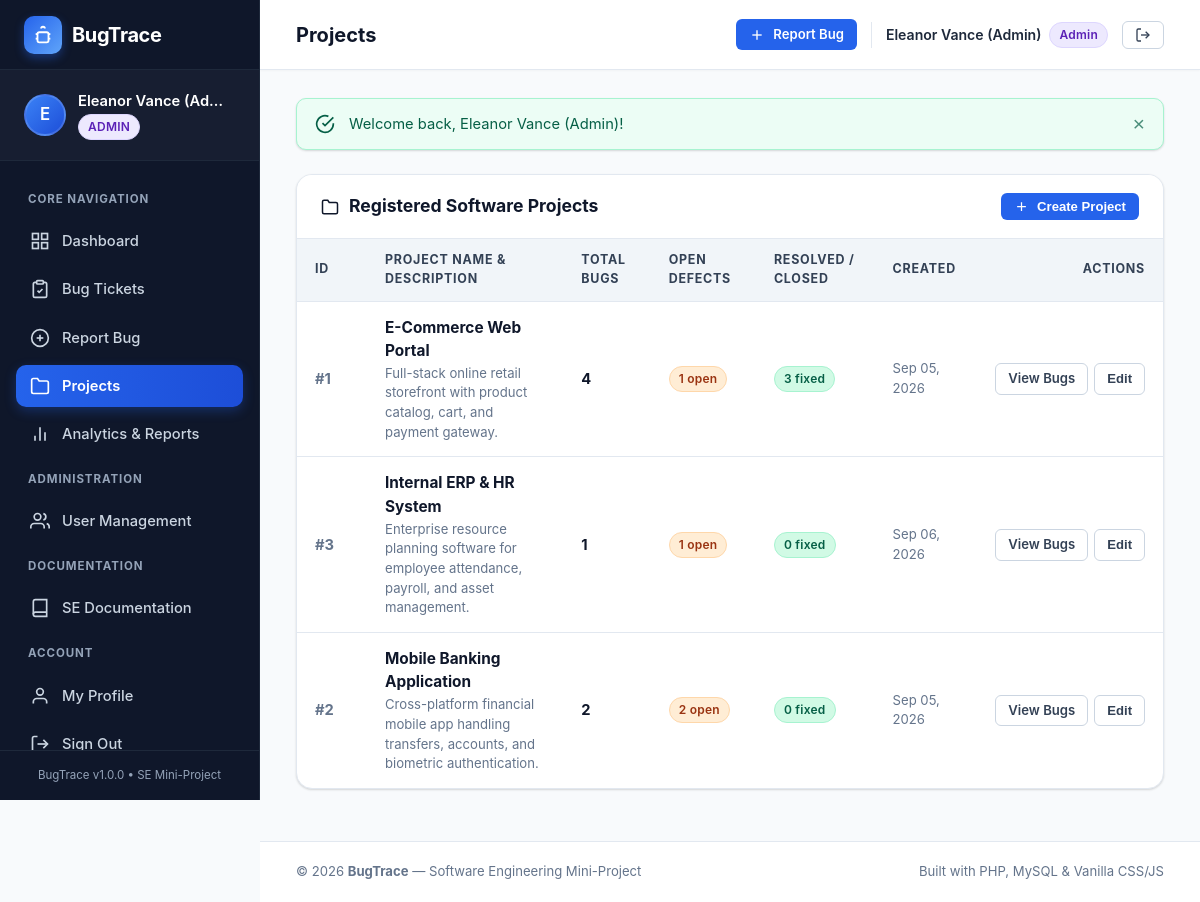
/projects.php (signed in), run on the app's committed database.
### tables this page shows
CREATE TABLE `projects` (
  `id` INT AUTO_INCREMENT PRIMARY KEY,
  `name` VARCHAR(150) NOT NULL,
  `description` TEXT NULL,
  `created_at` TIMESTAMP DEFAULT CURRENT_TIMESTAMP
);

### includes/auth.php (called while the page is built, shortened)
<?php
require_once __DIR__ . '/functions.php';
function is_logged_in(): bool {
    return !empty($_SESSION['user_id']) && !empty($_SESSION['user_role']);
}
function current_user(): ?array {
    return [
        'id'     => (int)$_SESSION['user_id'],
        'name'   => $_SESSION['user_name'] ?? 'User',
        'email'  => $_SESSION['user_email'] ?? '',
        'role'   => $_SESSION['user_role'] ?? 'tester',
        'status' => $_SESSION['user_status'] ?? 'active'
    ];
}

### projects.php (the view, shortened to what this page needs)
<?php
require_once __DIR__ . '/includes/auth.php';
require_once __DIR__ . '/includes/functions.php';
$db = get_db();
$projects = $db->query("
    SELECT
        p.*,
        COUNT(b.id) AS total_bugs,
        SUM(CASE WHEN b.status IN ('New', 'Assigned', 'In Progress', 'Reopened') THEN 1 ELSE 0 END) AS open_bugs,
        SUM(CASE WHEN b.status IN ('Fixed', 'Verified', 'Closed') THEN 1 ELSE 0 END) AS resolved_bugs
    FROM projects p
    LEFT JOIN bugs b ON p.id = b.project_id
    GROUP BY p.id
    ORDER BY p.name ASC
")->fetchAll();
require_once __DIR__ . '/includes/header.php';
?>
<div class="card" style="margin-bottom: 24px;">
    <div class="card-header">
        <h2 class="card-title">
            <svg width="18" height="18" fill="none" stroke="currentColor" stroke-width="2" viewBox="0 0 24 24"><path d="M22 19a2 2 0 0 1-2 2H4a2 2 0 0 1-2-2V5a2 2 0 0 1 2-2h5l2 3h9a2 2 0 0 1 2 2z"></path></svg>
            Registered Software Projects
        </h2>
        <?php if ($currentUser['role'] === 'admin'): ?>
            <button type="button" class="btn btn-primary btn-sm" onclick="openModal('create-project-modal')">
                <svg width="15" height="15" fill="none" stroke="currentColor" stroke-width="2" viewBox="0 0 24 24"><line x1="12" y1="5" x2="12" y2="19"></line><line x1="5" y1="12" x2="19" y2="12"></line></svg>
                Create Project
            </button>
        <?php endif; ?>
    </div>
    <div class="table-responsive">
        <table class="table">
            <thead>
                <tr>
                    <th style="width: 70px;">ID</th>
                    <th>Project Name &amp; Description</th>
                    <th>Total Bugs</th>
                    <th>Open Defects</th>
                    <th>Resolved / Closed</th>
                    <th>Created</th>
                    <th style="width: 150px; text-align: right;">Actions</th>
                </tr>
            </thead>
            <tbody>
                <?php if (empty($projects)): ?>
                    <tr>
                        <td colspan="7" style="text-align: center; padding: 36px; color: var(--slate-500);">
                            No projects registered yet.
                        </td>
                    </tr>
                <?php else: ?>
                    <?php foreach ($projects as $proj): ?>
                        <tr>
                            <td style="font-weight: 700; color: var(--slate-500);">#<?= (int)$proj['id']; ?></td>
                            <td>
                                <a href="<?= BASE_URL; ?>/bugs.php?project=<?= (int)$proj['id']; ?>" style="font-weight: 700; font-size: 0.96rem; color: var(--navy-900);">
                                    <?= e($proj['name']); ?>
                                </a>
                                <p style="font-size: 0.82rem; color: var(--slate-500); margin-top: 2px; max-width: 500px;">
                                    <?= e($proj['description'] ?: 'No description provided.'); ?>
                                </p>
                            </td>
                            <td style="font-weight: 700; color: var(--navy-900);">
                                <?= (int)$proj['total_bugs']; ?>
                            </td>
                            <td>
                                <span class="badge badge-priority-high">
                                    <?= (int)$proj['open_bugs']; ?> open
                                </span>
                            </td>
                            <td>
                                <span class="badge badge-status-fixed">
                                    <?= (int)$proj['resolved_bugs']; ?> fixed
                                </span>
                            </td>
                            <td style="font-size: 0.82rem; color: var(--slate-500);">
                                <?= time_ago($proj['created_at']); ?>
                            </td>
                            <td style="text-align: right;">
                                <div style="display: inline-flex; gap: 6px;">
                                    <a href="<?= BASE_URL; ?>/bugs.php?project=<?= (int)$proj['id']; ?>" class="btn btn-secondary btn-sm" title="View Bugs">
                                        View Bugs
                                    </a>
                                    <?php if ($currentUser['role'] === 'admin'): ?>
                                        <button type="button" class="btn btn-secondary btn-sm" onclick="editProject(<?= (int)$proj['id']; ?>, '<?= e(addslashes($proj['name'])); ?>', '<?= e(addslashes($proj['description'] ?? '')); ?>')">
                                            Edit
                                        </button>
                                    <?php endif; ?>
                                </div>
                            </td>
                        </tr>
                    <?php endforeach; ?>
                <?php endif; ?>
            </tbody>
        </table>
    </div>
</div>
<?php require_once __DIR__ . '/includes/footer.php'; ?>

### assets/css/style.css (style rules this page uses)
:root { --navy-950: #090d16; --navy-900: #0f172a; --navy-850: #162032; --navy-800: #1e293b; --navy-700: #334155; --navy-600: #475569; --blue-600: #2563eb; --blue-500: #3b82f6; --blue-400: #60a5fa; --blue-100: #dbeafe; --blue-50: #eff6ff; --slate-50: #f8fafc; --slate-100: #f1f5f9; --slate-200: #e2e8f0; --slate-300: #cbd5e1; --slate-400: #94a3b8; --slate-500: #64748b; --status-new: #3b82f6; --status-assigned: #6366f1; --status-progress: #f59e0b; --status-fixed: #10b981; --status-verified: #06b6d4; --status-reopened: #f43f5e; --status-closed: #64748b; --priority-critical: #e11d48; --priority-high: #f97316; --priority-medium: #3b82f6; --priority-low: #64748b; --sidebar-width: 260px; --topbar-height: 70px; --radius-sm: 6px; --radius-md: 10px; --radius-lg: 16px; --radius-full: 9999px; --shadow-sm: 0 1px 3px rgba(0, 0, 0, 0.05), 0 1px 2px rgba(0, 0, 0, 0.1); --shadow-md: 0 4px 6px -1px rgba(0, 0, 0, 0.07), 0 2px 4px -2px rgba(0, 0, 0, 0.05); --shadow-lg: 0 10px 15px -3px rgba(0, 0, 0, 0.08), 0 4px 6px -4px rgba(0, 0, 0, 0.05); --shadow-glow: 0 0 20px rgba(37, 99, 235, 0.25); --transition: all 0.2s cubic-bezier(0.4, 0, 0.2, 1); }
*, *::before, *::after { box-sizing: border-box; margin: 0; padding: 0; }
body { font-family: -apple-system, BlinkMacSystemFont, "Segoe UI", Roboto, "Helvetica Neue", Arial, sans-serif; background-color: var(--slate-50); color: var(--navy-900); line-height: 1.5; font-size: 0.95rem; min-height: 100vh; display: flex; flex-direction: column; }
a { color: var(--blue-600); text-decoration: none; transition: var(--transition); }
.btn { display: inline-flex; align-items: center; justify-content: center; gap: 8px; padding: 9px 18px; font-size: 0.9rem; font-weight: 600; border-radius: var(--radius-md); border: 1px solid transparent; cursor: pointer; transition: var(--transition); text-decoration: none; white-space: nowrap; }
.btn-primary { background-color: var(--blue-600); color: #ffffff; }
.btn-secondary { background-color: #ffffff; color: var(--navy-700); border-color: var(--slate-300); }
.btn-sm { padding: 5px 12px; font-size: 0.82rem; border-radius: var(--radius-sm); }
.card { background: #ffffff; border-radius: var(--radius-lg); border: 1px solid var(--slate-200); box-shadow: var(--shadow-sm); overflow: hidden; margin-bottom: 24px; transition: var(--transition); }
.card-header { padding: 18px 24px; border-bottom: 1px solid var(--slate-200); display: flex; align-items: center; justify-content: space-between; background-color: #ffffff; }
.card-title { font-size: 1.1rem; font-weight: 700; color: var(--navy-900); display: flex; align-items: center; gap: 10px; }
.table-responsive { width: 100%; overflow-x: auto; -webkit-overflow-scrolling: touch; }
.table { width: 100%; border-collapse: separate; border-spacing: 0; text-align: left; }
.table th { background-color: var(--slate-100); color: var(--navy-700); font-size: 0.78rem; font-weight: 700; text-transform: uppercase; letter-spacing: 0.06em; padding: 12px 18px; border-bottom: 1px solid var(--slate-200); }
.table td { padding: 14px 18px; font-size: 0.92rem; color: var(--navy-800); border-bottom: 1px solid var(--slate-200); vertical-align: middle; }
.table tr:last-child td { border-bottom: none; }
.table tbody tr { transition: var(--transition); }
.badge { display: inline-flex; align-items: center; gap: 5px; padding: 3px 9px; font-size: 0.75rem; font-weight: 600; border-radius: var(--radius-full); letter-spacing: 0.02em; }
.badge-status-fixed { background-color: #d1fae5; color: #065f46; border: 1px solid #a7f3d0; }
.badge-priority-high { background-color: #ffedd5; color: #9a3412; border: 1px solid #fed7aa; }

### data on the page
projects: id "1", name "E-Commerce Web Portal", description "Full-stack online retail storefront with product catalog, cart, and payment gateway.", total_bugs "4", open_bugs "1", resolved_bugs "3", created_at "Sep 05, 2026"
projects: id "3", name "Internal ERP & HR System", description "Enterprise resource planning software for employee attendance, payroll, and asset management.", total_bugs "1", open_bugs "1", resolved_bugs "0", created_at "Sep 06, 2026"
projects: id "2", name "Mobile Banking Application", description "Cross-platform financial mobile app handling transfers, accounts, and biometric authentication.", total_bugs "2", open_bugs "2", resolved_bugs "0", created_at "Sep 05, 2026"

### other printed values
APP_NAME "BugTrace"
$userInitials "E"
$user['name'] "Eleanor Vance (Ad…"
$role "ADMIN Admin"
APP_VERSION "1.0.0"
$pageTitle "Projects"
$currentUser['name'] "Eleanor Vance (Admin)"
$msg "Welcome back, Eleanor Vance (Admin)!"
